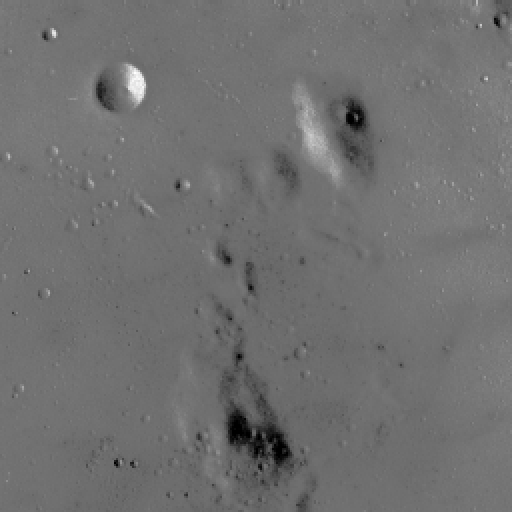
#> input picture moon.tif, 512 x 512 px
$ jupyter execute practical1-solution.ipynb
#> lines starting #> are read from the running program, lines starting #| are printed output that depends on the picture
# Practical 1: Fundamentals of Remote Sensing and Digital Image Processing

In this practical, we'll exercise the fundamentals of remote sensing (radiation, transmission, etc). We'll also learn how to do some image processing using Python's [scikit-image](https://scikit-image.org) library.

## General instructions

Type out your answer to questions in the provided *Markdown* cell (delete the placeholder text).
You can use the code cells provided to do the calculations.

Remember:
* Double click on a Markdown cell to edit its contents.
* You can write equations in Markdown by surrounding them in `$`. The syntax for the equations is from a program called [LaTeX](https://en.wikipedia.org/wiki/LaTeX). You can learn about the syntax for writing equations with [this guide](https://www.overleaf.com/learn/latex/Mathematical_expressions).
* To get a cheat sheet of Markdown formatting, click on the menu: Help > Markdown Reference.
* Use descriptive variable names.
* Use the `print` function to display the contents of a variable.
* **Be mindful of units!**

Example equation:

$
\lambda = \dfrac{c}{\nu} = 10\ \mu m
$

## Exercise 1

When green light is emitted from an oxygen atom it has a wavelength of 558 nm.
What is its frequency in [Hertz](https://en.wikipedia.org/wiki/Hertz)?

---

[cell 1]
wavelength = 558 * 10**-9  # Convert from nm to m
speed_of_light = 3 * 10**8  # m/s
frequency = speed_of_light / wavelength  # in 1/s = Hertz
print(frequency, "Hertz")
# Use scientific notation with 2 decimal places using string formatting
# https://docs.python.org/3.8/library/string.html#formatstrings
print("{:.2e} Hertz".format(frequency))

We know that the frequency $\nu = \dfrac{c}{\lambda}$, in which $c$ is the speed of light and $\lambda$ is the wavelength. So the frequency of green light emitted by an oxygen atom is $5.38\ 10^{14}$ Hertz.

## Exercise 2

Combustion of vegetation occurs at temperatures between 540-700 K.

1. What wavelength(s) will be needed to monitor the fires with a suitable remote sensor?
1. Compute the energy (total spectral radiance) emitted by a blackbody at that temperature (present your answer in $W.m^{-2}$).
1. Could a sensor on a satellite measure this effect? Explain your answers.

---

#### Solution to question 1

[cell 2]
temperature_range = [540, 700]  # K
wien_displacement_constant = 2.897771955 * 10**-3  # m.K
for temperature in temperature_range:
    peak_wavelength = wien_displacement_constant / temperature * 10**6 # micrometer
    print("Peak wavelength for temperature", temperature, "K: {:.2f} micrometers".format(peak_wavelength))

Assuming that the emission of radiated energy from the combustion of vegetation can be approximated by the emission from an ideal blackbody, we can calculate the wavelength at which burning vegetation will emit the largest amount of energy using [Wien's
displacement law](https://en.wikipedia.org/wiki/Wien%27s_displacement_law):

$\lambda_{max} = \dfrac{A}{T}$

in which $A = 2.897771955 \times 10^{-3}\ m.K$ is Wien's displacement constant and $T$ is the temperature. Using this equation, we calculate that a suitable remote senson will need to monitor radiation between $4.14\ \mu m$ and $5.37\ \mu m$.

#### Solution to question 2

[cell 3]
stefan_boltzmann_constant = 5.670373 * 10**-8  # W m^-2 K^-4
for temperature in temperature_range:
    total_spectral_radiance = stefan_boltzmann_constant * temperature**4  # W m^-2
    print("Total spectral radiance for temperature", temperature, "K: {:.2e} W.m^-2".format(total_spectral_radiance))

The range of energy emitted of a black body at that temperature range can be calculated using the [Stephan-Boltzmann equation](https://en.wikipedia.org/wiki/Stefan%E2%80%93Boltzmann_law):

$B_{bb} = \sigma T^4$

in which $\sigma = 5.670373 \times 10^{-8}\ W.m^{-2}.K^{-4}$ is the Stefan-Boltzmann constant. The energe emitted will be in the range $4.82 \times 10^3\ W.m^{-2}$ and $1.36 \times 10^4\ W.m^{-2}$.

#### Solution to question 3

A satellite sensor operating between 4.14 and 5.36 $\mu m$ will record the radiant energy of the combustion because the atmosphere is partially transparent in the thermal infrared band (see Figure 1 below). The atmosphere is not perfectly transparent in the shorter wavelengths of this range (between 4.14 and 4.35 $\mu m$) so some energy will be not be detected.

[](https://commons.wikimedia.org/wiki/File:Atmosfaerisk_spredning.png)

*Figure 1: Transmittance of the atmostphere with absorbing molecules indicated. Source https://commons.wikimedia.org/wiki/File:Atmosfaerisk_spredning.png in the public domain.*

## Exercise 3

A full [Landsat 7](https://en.wikipedia.org/wiki/Landsat_7) satellite scene covers a large area (185 km x 172 km).
For a spatial resolution of 30 m (e.g. bands 1 and 4), calculate approximately how much computer memory will be required to store a single band?

---

[cell 4]
scene_width = 185000  # m
scene_height = 172000  # m
resolution = 30  # m
# Calculate the number of pixels in both dimensions
# The // indicated integer division (not considering decimal places)
pixels_width = scene_width // resolution
pixels_height = scene_height // resolution
number_of_pixels = pixels_height * pixels_width
print("Total number of pixels:", number_of_pixels)
# Assume that images are enconded in 8 bits
memory_per_pixel = 1  # byte = 8 bits
memory_total = memory_per_pixel * number_of_pixels / 10**6  # Convert from byte to Megabyte
print("Total memory (assuming 8-bit enconding):", memory_total, "Mb")

We can calculate the number of pixels in each dimension of the image by dividing the size of the scene in that dimension by the resolution. The total number of pixels will be the multiplication of the number of pixels in each dimension. Assuming that the image is enconded in 8 bits (1 byte), we can calculate the size of the image by multiplying the size per pixel (1 byte) by the number of pixels: ~35 Mb.

## Exercise 4

In the following exercise, we will do some digital image processing in Python:

* How to load/read an image
* How to display it
* How to alter the radiometric information via histogram enhancements

### Loading and plotting an image

In the last Python class, we saw how to load data from a text file using [numpy.loadtxt](https://docs.scipy.org/doc/numpy/reference/generated/numpy.loadtxt.html) and how to plot it using [matplotlib](https://matplotlib.org/).
This time, we'll look at how to load an actual image in [TIFF](https://en.wikipedia.org/wiki/TIFF) format using [scikit-image](https://scikit-image.org).

Complete the code cell below to:
1. Load the file `moon.tif` into a numpy array
2. Plot it using matplotlib

Remember to:
* Run the cell with the `import` commands.
* Use *tab* to complete variables, functions, and even file names.

[cell 5]
import skimage
# We can use "as" to give the import a nickname (so we don't have to type the long name)
import matplotlib.pyplot as plt
import numpy as np

[cell 6]
moon = skimage.io.imread("moon.tif")
#> moon is the input picture: shape (512, 512); min 0, max 255, mean 112.2

plt.figure()
plt.imshow(moon, cmap="gray")
plt.show()

### Histogram enhancements

Contrast enhancement techniques for grayscale (single band) images:

1. Contrast stretching: increases the contrast of the image by mapping the intensity values of the input image to a new range of values (usually shorter than the original). Function: [skimage.exposure.rescale_intensity](https://scikit-image.org/docs/stable/api/skimage.exposure.html#skimage.exposure.rescale_intensity)
2. Histogram equalization: enhances the contrast of images by transforming the intensity values of an image so that the histogram of the output image approximately matches a specified distribution (for example, a uniform distribution). Function: [skimage.exposure.equalize_hist](https://scikit-image.org/docs/stable/api/skimage.exposure.html#skimage.exposure.equalize_hist)
3. Adaptive histogram equalization: operates on small data regions (tiles) rather than the entire image. Each tile's contrast is enhanced so that the histogram of each output region approximately matches the specified distribution. Function: [skimage.exposure.equalize_adapthist](https://scikit-image.org/docs/stable/api/skimage.exposure.html#skimage.exposure.equalize_adapthist)

These enhancements are used to aid the *visualization* of images. Be careful to always preserve the original and communicate that you have processed the images. The enhanced versions are usually not suitable for quantitative analysis (why is that?).

#### Step 1

First, plot a histogram of the original image using [plt.hist](https://matplotlib.org/3.1.0/api/_as_gen/matplotlib.pyplot.hist.html):

> Tip: You will need to collapse the image into a 1D array of values. Call the `.ravel()` method of the array to do this. Ex: `myarray.ravel()`.
>
> Tip: Use a larger number of bins than the default by specifying the `bins` parameter to `plt.hist`.

[cell 7]
plt.figure()
plt.title("Histogram of original image")
plt.hist(moon.ravel(), bins=100)
plt.xlabel("Intensity")
plt.ylabel("Number of occurances")
plt.show()
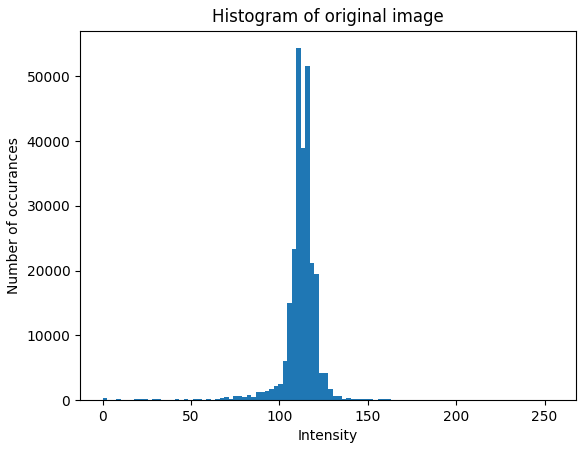
#> figure drawn by matplotlib, 1 panel; tallest bar 54352 high, from x = 109.6 to 112.2

#### Step 2

Calculate the 3 types of histogram enhancements for the image. Plot the enhanced images along with their respective histograms.

> BONUS: Plot each image and histogram side-by-side using [plt.subplot](https://matplotlib.org/api/_as_gen/matplotlib.pyplot.subplot.html)

[cell 8]
# The first one is a bit trickier.
# If we want to stretch the contrast so that 2% of the data are saturated in the low and high ends,
# we need to first compute the values in the 2nd and 98th percentile of the image first.
low_end, high_end = np.percentile(moon, (2, 98))
#> low_end = 78; high_end = 129
moon_rescale = skimage.exposure.rescale_intensity(moon , in_range=(low_end, high_end))
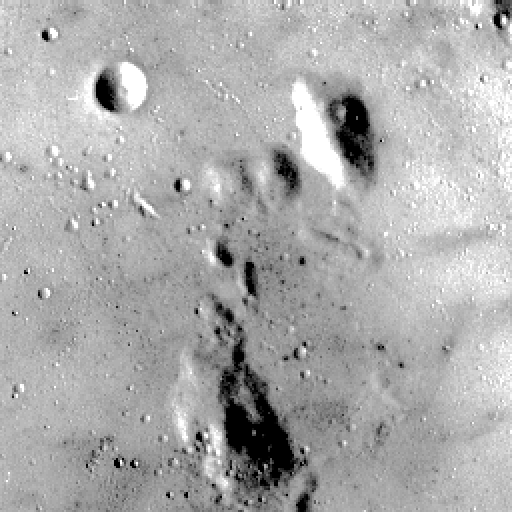
#> moon_rescale: shape (512, 512); min 0, max 255, mean 171.5

[cell 9]
moon_eq = skimage.exposure.equalize_hist(moon)
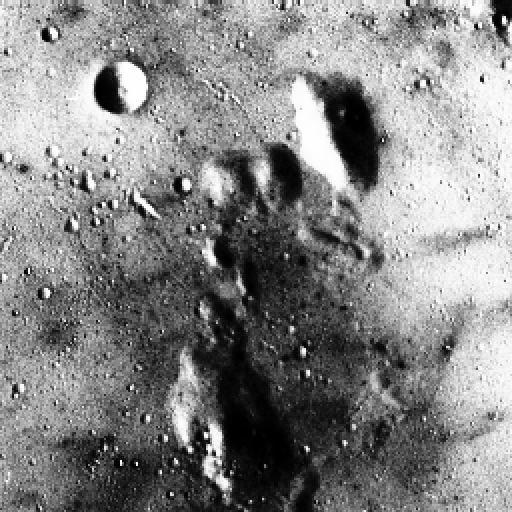
#> moon_eq: shape (512, 512) float64; min 0.000916, max 1, mean 0.525

[cell 10]
# With adative equalization you can set a limit to the equalization
# to avoid amplifying noise too much. Try passing the clip_limit argument to this function.
# It should be between 0 and 0.1.
moon_adap_eq = skimage.exposure.equalize_adapthist(moon, clip_limit=0.03)
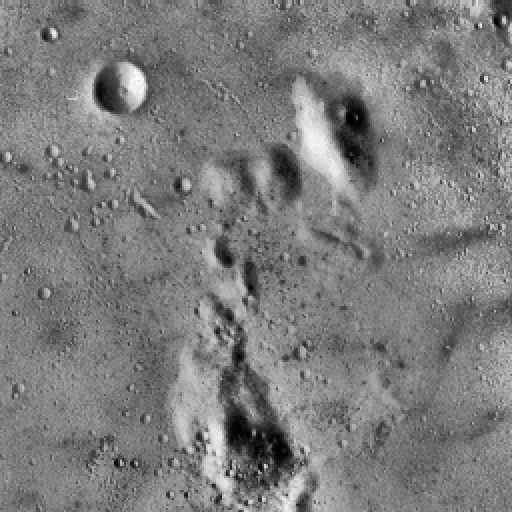
#> moon_adap_eq: shape (512, 512) float64; min 0, max 1, mean 0.489

[cell 11]
# Plot the images and their respective histograms
plt.figure(figsize=(18, 9))
# Plot the images in the first row
plt.subplot(2, 4, 1)
plt.title("Original")
plt.imshow(moon, cmap="gray")
plt.subplot(2, 4, 2)
plt.title("Rescaled intensity")
plt.imshow(moon_rescale, cmap="gray")
plt.subplot(2, 4, 3)
plt.title("Histogram equalization")
plt.imshow(moon_eq, cmap="gray")
plt.subplot(2, 4, 4)
plt.title("Adaptve histogram equalization")
plt.imshow(moon_adap_eq, cmap="gray")
# Plot the histograms in the second row
plt.subplot(2, 4, 5)
plt.hist(moon.ravel(), bins=100)
plt.xlabel("Intensity")
plt.ylabel("Number of occurances")
plt.subplot(2, 4, 6)
plt.hist(moon_rescale.ravel(), bins=100)
plt.xlabel("Intensity")
plt.subplot(2, 4, 7)
plt.hist(moon_eq.ravel(), bins=100)
plt.xlabel("Intensity")
plt.subplot(2, 4, 8)
plt.hist(moon_adap_eq.ravel(), bins=100)
plt.xlabel("Intensity")
plt.show()
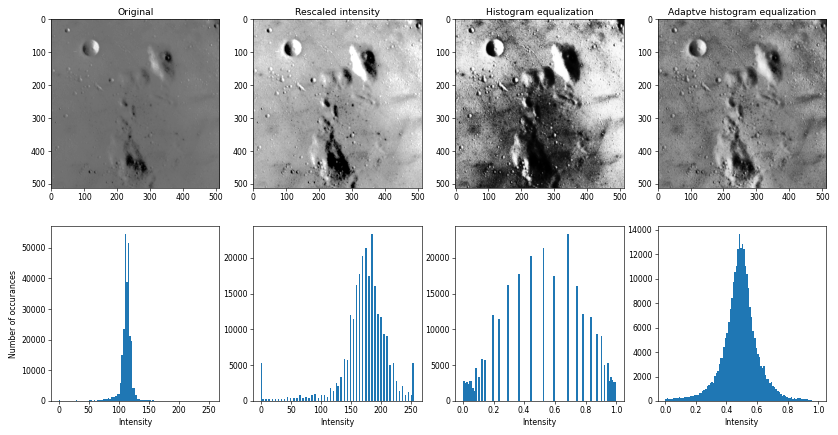
#> figure drawn by matplotlib, 8 panels; panel 5: tallest bar 54352 high, from x = 109.6 to 112.2; panel 6: tallest bar 23296 high, from x = 183.6 to 186.2; panel 7: tallest bar 23296 high, from x = 0.68 to 0.69; panel 8: tallest bar 13612 high, from x = 0.48 to 0.49
